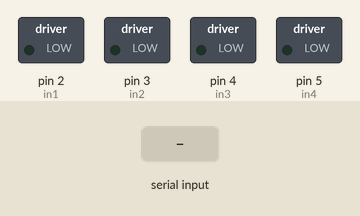
Recording of a sketch running on a simulated Arduino Uno, built with avr-gcc and run on an emulated ATmega328P. Parts: switched loads named in the sketch (green lamp = pin HIGH). The inputs (shaded band) are chosen by the test bench.

Above: at 1.2 s.
1.3 s: "a" received over the second serial link
At 2.5 s:
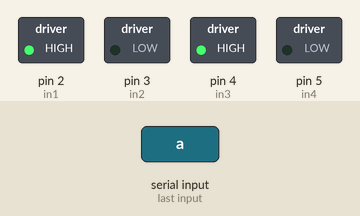
2.8 s: "b" received over the second serial link
At 3.7 s:
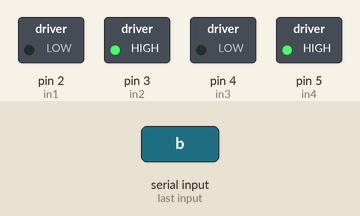
4.3 s: "c" received over the second serial link
At 4.7 s:
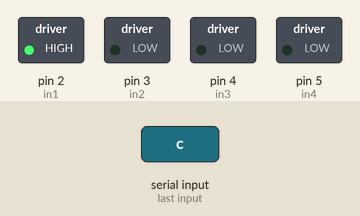
5.8 s: "d" received over the second serial link
At 7.0 s:
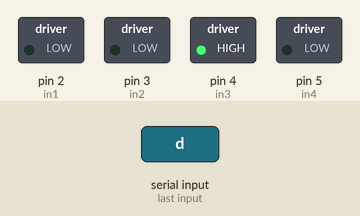
7.3 s: "e" received over the second serial link
At 8.2 s:
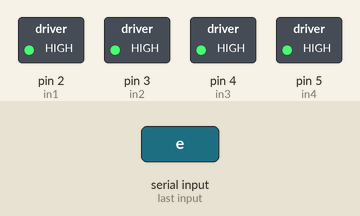
Timing chart, 0 to 9.8 s (numbered marks = the images above; inputs shaded):
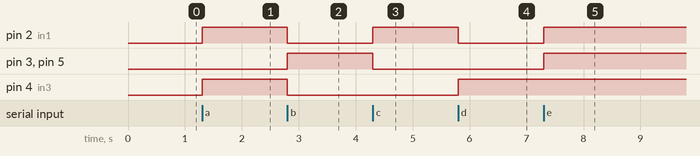

The sketch:

bluetooth_car_arduino.ino
```cpp
/* This Project Uses L298N motor driver. */
#include <SoftwareSerial.h>
SoftwareSerial bluetooth(0,1);
int okunanKarakter;
int in1 = 2;
int in2 = 3;
int in3 = 4;
int in4 = 5;
void setup() {
    pinMode(in1,OUTPUT);
    pinMode(in2,OUTPUT);
    pinMode(in3,OUTPUT);
    pinMode(in4,OUTPUT);
    bluetooth.begin(9600);

}
void loop() {

  while(bluetooth.available()>0){
    okunanKarakter = bluetooth.read();
    switch(okunanKarakter){
      case 'a':
    digitalWrite(in1,HIGH);
    digitalWrite(in2,LOW);
    digitalWrite(in3,HIGH);
    digitalWrite(in4,LOW);

        bluetooth.println("Forward");
        break;
      case 'b':
        digitalWrite(in1,LOW);
        digitalWrite(in2,HIGH);
        digitalWrite(in3,LOW);
        digitalWrite(in4,HIGH);

        bluetooth.println("Backward");
        break;
      case 'c':
        digitalWrite(in1,HIGH);
        digitalWrite(in2,LOW);
        digitalWrite(in3,LOW);
        digitalWrite(in4,LOW);
        bluetooth.println("Right");
        break;
      case 'd':
        digitalWrite(in1,LOW);
        digitalWrite(in2,LOW);
        digitalWrite(in3,HIGH);
        digitalWrite(in4,LOW);

        bluetooth.println("Left");
        break;
      case 'e':
        digitalWrite(in1,HIGH);
        digitalWrite(in2,HIGH);
        digitalWrite(in3,HIGH);
        digitalWrite(in4,HIGH);
        bluetooth.println("Stop");
       break;
    }
  }
}
```

Measured:
- after the input at 1.3 s, pin 2 (in1), pin 4 (in3): LOW → HIGH at once
- after the input at 2.8 s, pin 2 (in1), pin 4 (in3): HIGH → LOW at once; pin 3 (in2), pin 5 (in4): LOW → HIGH at once
- after the input at 4.3 s, pin 2 (in1): LOW → HIGH at once; pin 3 (in2), pin 5 (in4): HIGH → LOW at once
- after the input at 5.8 s, pin 2 (in1): HIGH → LOW at once; pin 4 (in3): LOW → HIGH at once
- after the input at 7.3 s, pin 2 (in1), pin 3 (in2), pin 5 (in4): LOW → HIGH at once
